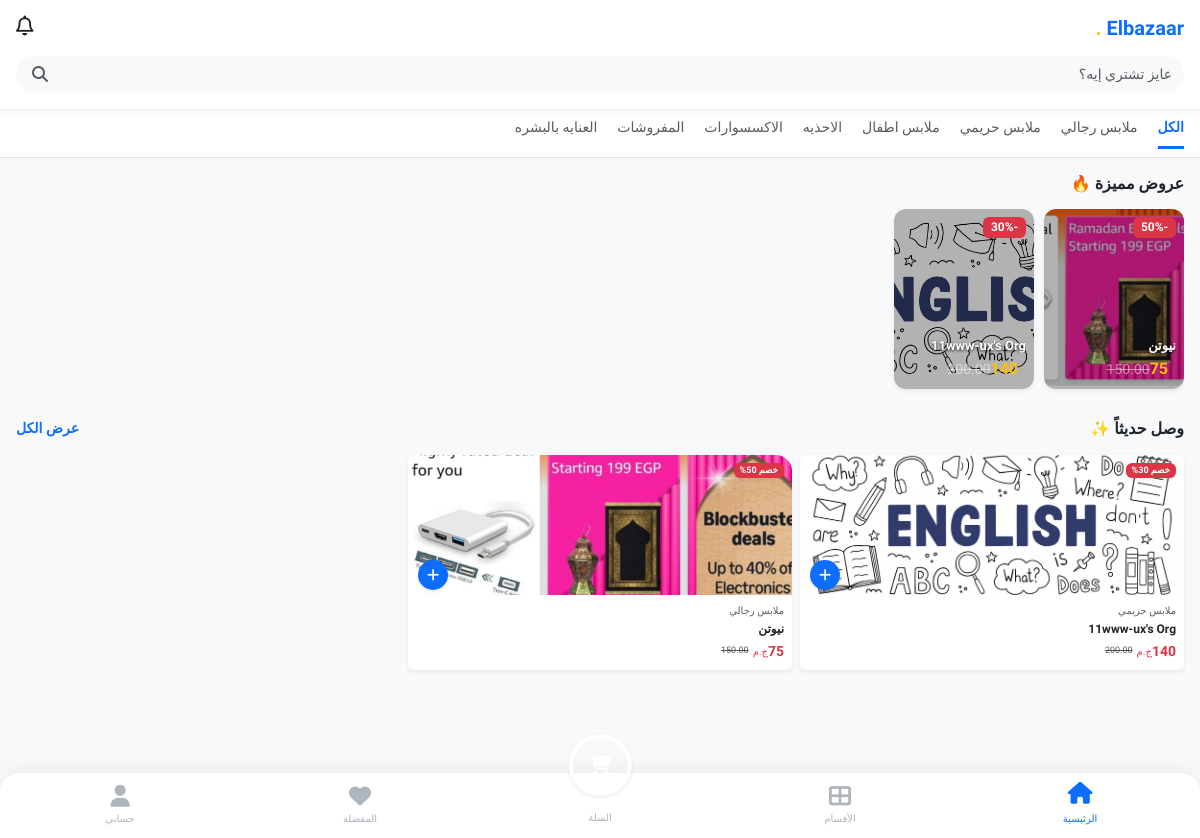
/, run on an earlier commit of the app's database.
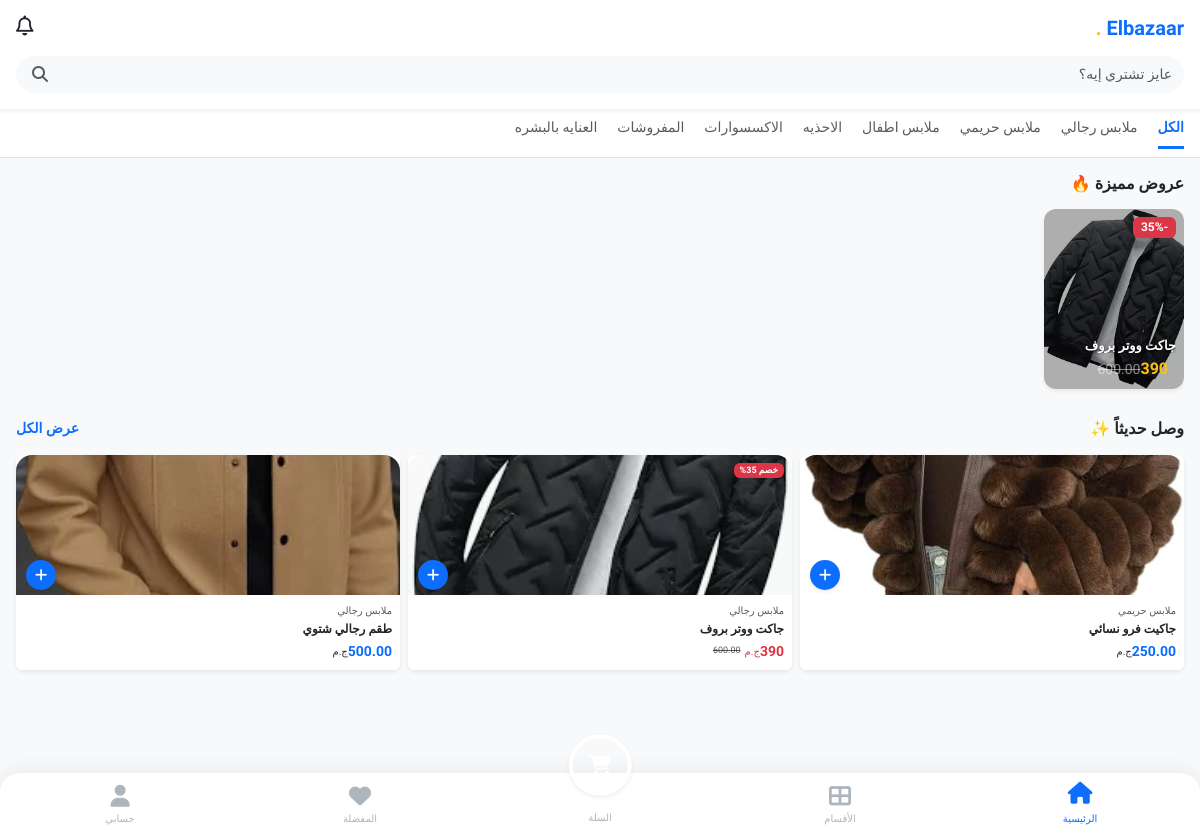
And on a later commit of the database.
### store/models.py (models this page shows, shortened)
class Category(models.Model):
    name = models.CharField(max_length=100, verbose_name="اسم القسم")
    image = models.ImageField(upload_to='categories/', verbose_name="صورة القسم", blank=True, null=True)
    created_at = models.DateTimeField(auto_now_add=True)
    class Meta:
        verbose_name = "قسم"
        verbose_name_plural = "الأقسام"

class Product(models.Model):
    category = models.ForeignKey(Category, on_delete=models.SET_NULL, null=True, blank=True, related_name='products', verbose_name="القسم")
    merchant = models.ForeignKey(MerchantProfile, on_delete=models.CASCADE, related_name='products')
    name = models.CharField(max_length=200, verbose_name="اسم المنتج")
    description = models.TextField(verbose_name="وصف المنتج")
    base_price = models.DecimalField(max_digits=10, decimal_places=2, verbose_name="السعر الأساسي")
    image = models.ImageField(upload_to='products/', verbose_name="صورة المنتج الرئيسية")
    shipping_fee = models.DecimalField(max_digits=10, decimal_places=2, default=0, verbose_name="مصاريف الشحن")
    is_active = models.BooleanField(default=False, verbose_name="مفعل (موافقة المشرف)")
    created_at = models.DateTimeField(auto_now_add=True)
    admin_commission = models.DecimalField(max_digits=10, decimal_places=2, default=0.00, verbose_name="عمولة المنصة")

class Offer(models.Model):
    product = models.OneToOneField(Product, on_delete=models.CASCADE, related_name='active_offer')
    discount_percentage = models.PositiveIntegerField(verbose_name="نسبة الخصم %")
    start_date = models.DateTimeField()
    end_date = models.DateTimeField()
    is_active = models.BooleanField(default=True)
    is_platform_offer = models.BooleanField(default=False, verbose_name="عرض من المنصة (يوجد تعويض)")
    created_at = models.DateTimeField(auto_now_add=True)
    @property
    def discounted_price(self):
        percentage = Decimal(self.discount_percentage)
        factor = Decimal(1) - (percentage / Decimal(100))
        return self.product.base_price * factor

### store/views.py (the view)
# urls.py: path('', views.home, name='home'),
def home(request):
    pending_conf = check_pending_confirmations(request.user)
    if pending_conf:
        return redirect('confirm_delivery_view', order_id=pending_conf.id)
    if request.user.is_authenticated:
        if not request.user.phone_primary:
            return redirect('complete_profile')
    query = request.GET.get('q') # كلمة البحث
    category_id = request.GET.get('category')
    products = Product.objects.filter(
        is_active=True,
        merchant__wallet__balance__gte=F('merchant__minimum_balance_required')
    ).order_by('-created_at')
    if query:
        products = products.filter(
            Q(name__icontains=query) |
            Q(description__icontains=query)
        )
    if category_id:
        products = products.filter(category_id=category_id)
    products = products.order_by('-created_at')
    categories = Category.objects.all()
    offers = Product.objects.filter(
        active_offer__is_active=True,
        active_offer__end_date__gte=timezone.now(),
        is_active=True,
        merchant__wallet__balance__gte=F('merchant__minimum_balance_required') # المنتج نفسه لازم يكون مفعل
    ).order_by('-active_offer__discount_percentage')[:5] # نأخذ أقوى 5 عروض
    unread_count = 0
    if request.user.is_authenticated:
        unread_count = Notification.objects.filter(recipient=request.user, is_read=False).count()
    return render(request, 'store/home.html', {
        'products': products,
        'categories': categories,
        'selected_category': int(category_id) if category_id else None,
        'search_query': query,
        'offers': offers,
        'unread_notifications_count': unread_count # لإبقائها في مربع البحث
    })

### store/context_processors.py (called while the page is built)
def site_settings(request):
    settings = SiteSetting.objects.first()
    return {'site_settings': settings}

### store/views.py (called while the page is built, shortened)
def check_pending_confirmations(user):
    if not user.is_authenticated: return None

### templates/store/home.html (shortened to what this page needs)
{% extends 'base.html' %}
{% block content %}
<div class="bg-white pb-3 pt-3 px-3 shadow-sm sticky-top" style="z-index: 900;">
    <div class="d-flex justify-content-between align-items-center mb-3">
        <div class="d-flex align-items-center">
            <h5 class="m-0 fw-bold" style="color: var(--primary-blue); font-family: 'Tajawal', sans-serif; font-weight: 800;">
                Elbazaar <span class="text-warning">.</span>
            </h5>
        </div>
        <a href="{% url 'notifications' %}" class="text-decoration-none position-relative text-dark">
            <i class="far fa-bell fs-5"></i>
        </a>
    </div>
    <form action="{% url 'home' %}" method="GET" class="position-relative">
        <input type="text" name="q" value="{{ search_query|default:'' }}"
               class="form-control rounded-pill bg-light border-0 py-2 ps-5"
               placeholder="عايز تشتري إيه؟" style="font-size: 14px;">
        <button type="submit" class="btn position-absolute top-50 start-0 translate-middle-y ms-1 border-0">
            <i class="fas fa-search text-muted"></i>
        </button>
    </form>
</div>
<div class="bg-white border-bottom mb-3">
    <div class="d-flex overflow-auto px-3 py-2" style="gap: 20px; white-space: nowrap;">
        <a href="{% url 'home' %}" class="text-decoration-none {% if not selected_category %}fw-bold text-primary border-bottom border-3 border-primary{% else %}text-muted{% endif %} pb-2" style="font-size: 14px;">
            الكل
        </a>
        {% for category in categories %}
        <a href="{% url 'home' %}?category={{ category.id }}"
           class="text-decoration-none {% if selected_category == category.id %}fw-bold text-primary border-bottom border-3 border-primary{% else %}text-muted{% endif %} pb-2"
           style="font-size: 14px;">
            {{ category.name }}
        </a>
        {% endfor %}
    </div>
</div>
<div class="container-fluid px-3">
    {% if offers %}
    <h6 class="fw-bold mb-3 text-dark">عروض مميزة 🔥</h6>
    <div class="d-flex overflow-auto mb-4" style="gap: 10px; padding-bottom: 5px;">
        {% for product in offers %}
        <a href="{% url 'product_detail' product.pk %}" class="text-decoration-none">
            <div class="card border-0 text-white flex-shrink-0 position-relative overflow-hidden shadow-sm"
                 style="width: 140px; height: 180px; border-radius: 12px;">
                {% if product.image %}
                    <img src="{{ product.image.url }}" class="position-absolute w-100 h-100" style="object-fit: cover; filter: brightness(0.7);">
                {% else %}
                    <div class="position-absolute w-100 h-100 bg-secondary"></div>
                {% endif %}
                <div class="card-body p-2 d-flex flex-column position-relative z-1 h-100">
                    <span class="badge bg-danger align-self-start mb-auto">
                        -{{ product.active_offer.discount_percentage }}%
                    </span>
                    <h6 class="fw-bold mb-0 text-white text-truncate" style="font-size: 13px; text-shadow: 0 1px 3px rgba(0,0,0,0.8);">
                        {{ product.name }}
                    </h6>
                    <div class="d-flex align-items-center mt-1">
                        <span class="fw-bold text-warning me-2">{{ product.active_offer.discounted_price|floatformat:0 }}</span>
                        <span class="text-white-50 text-decoration-line-through small">{{ product.base_price }}</span>
                    </div>
                </div>
            </div>
        </a>
        {% endfor %}
    </div>
    {% endif %}
    <div class="d-flex justify-content-between align-items-center mb-3">
        <h6 class="fw-bold m-0 text-dark">وصل حديثاً ✨</h6>
        <a href="#" class="text-decoration-none small text-primary fw-bold">عرض الكل</a>
    </div>
    <div class="row g-2 mb-5">
        {% for product in products %}
        <div class="col-6 col-md-4">
            <a href="{% url 'product_detail' product.pk %}" class="text-decoration-none text-dark">
                <div class="card h-100 position-relative border-0 shadow-sm">
                    {% if product.active_offer and product.active_offer.is_active %}
                        <span class="badge bg-danger position-absolute top-0 end-0 m-2 shadow-sm" style="font-size: 9px;">
                            خصم {{ product.active_offer.discount_percentage }}%
                        </span>
                    {% endif %}
                    <div style="height: 140px; overflow: hidden; border-radius: 16px 16px 0 0; background-color: #fff; display: flex; align-items: center; justify-content: center;">
                        {% if product.image %}
                            <img src="{{ product.image.url }}" class="w-100 h-100" style="object-fit: cover;">
                        {% else %}
                            <i class="fas fa-camera text-muted fa-2x opacity-25"></i>
                        {% endif %}
                    </div>
                    <a href="{% url 'product_detail' product.pk %}"
                       class="btn btn-primary-app rounded-circle position-absolute d-flex align-items-center justify-content-center shadow-sm"
                       style="width: 30px; height: 30px; bottom: 80px; left: 10px; padding: 0;">
                        <i class="fas fa-plus small text-white"></i>
                    </a>
                    <div class="card-body p-2">
                        <span class="text-muted d-block mb-1" style="font-size: 10px;">{{ product.category.name }}</span>
                        <h6 class="card-title text-truncate fw-bold mb-1" style="font-size: 12px;">
                            {{ product.name }}
                        </h6>
                        <div class="d-flex align-items-center">
                            {% if product.active_offer and product.active_offer.is_active %}
                                <span class="text-danger fw-bold" style="font-size: 14px;">{{ product.active_offer.discounted_price|floatformat:0 }}</span>
                                <span class="small ms-1 text-danger" style="font-size: 10px;">ج.م</span>
                                <span class="ms-2 text-muted text-decoration-line-through" style="font-size: 9px;">{{ product.base_price }}</span>
                            {% else %}
                                <span class="text-primary fw-bold" style="font-size: 14px;">{{ product.base_price }}</span>
                                <span class="small ms-1" style="font-size: 10px;">ج.م</span>
                            {% endif %}
                        </div>
                    </div>
                </div>
            </a>
        </div>
        {% endfor %}
    </div>
</div>
{% endblock %}

### templates/base.html (shortened to what this page needs)
<!DOCTYPE html>
<html lang="ar" dir="rtl">
<head>
    <link href="https://cdn.jsdelivr.net/npm/bootstrap@5.3.0/dist/css/bootstrap.min.css" rel="stylesheet">
    <link rel="stylesheet" href="https://cdnjs.cloudflare.com/ajax/libs/font-awesome/6.4.0/css/all.min.css">
</head>
<body>
    <div class="fixed-top p-3" style="z-index: 2000; pointer-events: none;">
    </div>
    <div class="container-fluid px-0">
        {% block content %}{% endblock %}
    </div>
    <nav class="bottom-nav">
        <a href="{% url 'home' %}" class="nav-item {% if request.resolver_match.url_name == 'home' %}active{% endif %}">
            <i class="fas fa-home"></i> الرئيسية
        </a>
        <a href="{% url 'categories_page' %}" class="nav-item {% if request.resolver_match.url_name == 'categories_page' %}active{% endif %}">
            <i class="fas fa-th-large"></i> الأقسام
        </a>
        <a href="{% url 'cart_view' %}" class="nav-item position-relative {% if request.resolver_match.url_name == 'cart_view' %}active{% endif %}">
            <div class="bg-primary-app rounded-circle p-3 position-absolute top-0 start-50 translate-middle shadow-sm border border-4 border-white" style="margin-top: -20px;">
                <i class="fas fa-shopping-cart text-white fs-5 m-0"></i>
            </div>
            <span style="margin-top: 25px;">السلة</span>
        </a>
        <a href="{% url 'wishlist' %}" class="nav-item {% if request.resolver_match.url_name == 'wishlist' %}active{% endif %}">
            <i class="fas fa-heart"></i> المفضلة
        </a>
        <a href="{% url 'profile' %}" class="nav-item {% if request.resolver_match.url_name == 'profile' %}active{% endif %}">
            <i class="fas fa-user"></i> حسابي
        </a>
    </nav>
</body>
</html>

### templates/base.html (style rules this page uses)
:root { --primary-blue: #0d6efd; --accent-yellow: #ffc107; --bg-light: #f8f9fa; --text-dark: #212529; --white: #ffffff; }
body { padding-bottom: 120px !important; background-color: var(--bg-light); font-family: 'Tajawal', sans-serif; color: var(--text-dark); -webkit-tap-highlight-color: transparent; }
.bottom-nav { position: fixed; bottom: 0; left: 0; right: 0; background: var(--white); box-shadow: 0 -5px 20px rgba(0,0,0,0.05); z-index: 1000; display: flex; justify-content: space-around; padding: 12px 0; border-radius: 20px 20px 0 0; }
.nav-item { text-align: center; color: #adb5bd; text-decoration: none; font-size: 10px; font-weight: 500; transition: 0.3s; display: flex; flex-direction: column; align-items: center; width: 20%; }
.nav-item i { font-size: 22px; margin-bottom: 4px; transition: 0.3s; }
.nav-item.active { color: var(--primary-blue); }
.nav-item.active i { transform: translateY(-3px); color: var(--primary-blue); }
a { text-decoration: none; }
.btn-primary-app { background-color: var(--primary-blue); color: white; border: none; border-radius: 50px; transition: 0.2s; }

What changed in the data, as far as the page shows it:
removed Product: image (picture), active_offer.discount_percentage "30", name "11www-ux's Org", active_offer.discounted_price "140", base_price "200.00", category.name "ملابس حريمي"
changed Product: image: a different picture; active_offer.discount_percentage "50" → "35"; name "نيوتن" → "جاكت ووتر بروف"; active_offer.discounted_price "75" → "390"; base_price "150.00" → "600.00"
added Product: image (picture), category.name "ملابس حريمي", name "جاكيت فرو نسائي", base_price "250.00", shown under "وصل حديثاً ✨"
added Product: image (picture), category.name "ملابس رجالي", name "طقم رجالي شتوي", base_price "500.00", shown under "وصل حديثاً ✨"
